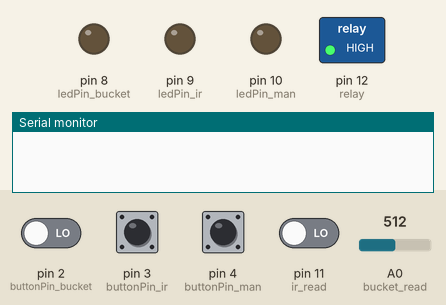
Simulated run of this sketch. Board: Arduino Uno, built with avr-gcc and run on an emulated ATmega328P. Shown: switched loads named in the sketch (green lamp = pin HIGH), output pins drawn as LEDs (lit = HIGH), the last lines printed to the serial monitor. The test bench sets the inputs (shaded band); at power-on: pin 2 (buttonPin_bucket), pin 3 (buttonPin_ir), pin 4 (buttonPin_man), pin 11 (ir_read) LOW, A0 (bucket_read) = 512. Pins used as bus, display or sensor lines are not drawn.

Above: at 1.2 s.
1.3 s: pin 3 (buttonPin_ir) driven HIGH
At 2.5 s:
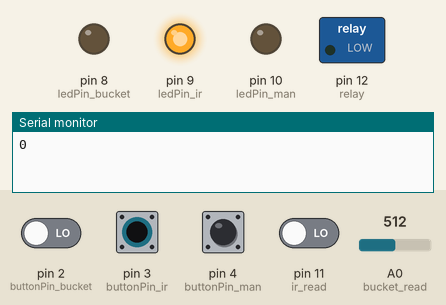
2.8 s: pin 11 (ir_read) driven HIGH
5.8 s: pin 11 (ir_read) driven LOW
At 6.7 s:
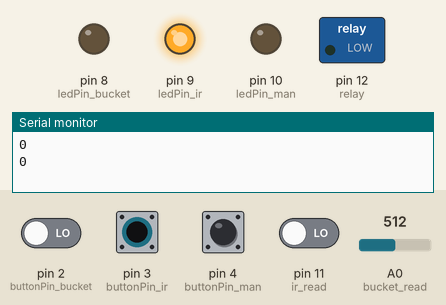
7.3 s: pin 2 (buttonPin_bucket) driven HIGH and pin 11 (ir_read) driven HIGH
10.3 s: pin 3 (buttonPin_ir) pulsed LOW 5 times (0.12 s each, 0.3 s apart)
At 12.9 s:
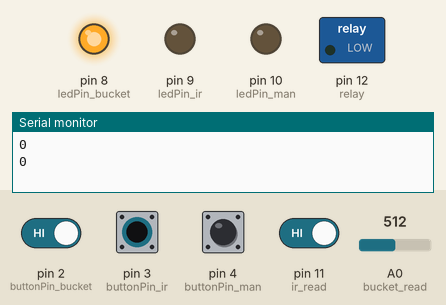
Timing chart, 0 to 14.3 s (numbered marks = the images above; inputs shaded):
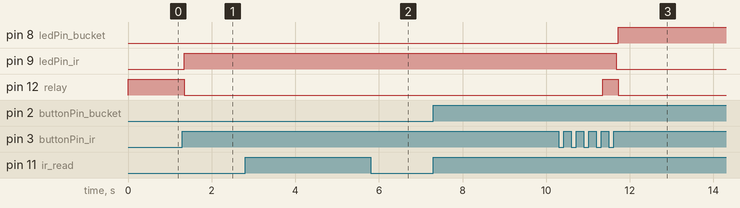

The sketch:

solenoid_valve_main.ino
```cpp
const int bucket_power = 7;
const int bucket_read = A0;

const int ir_read = 11;

const int relay = 12;
const int buttonPin_bucket = 2;
const int buttonPin_ir = 3;
const int buttonPin_man = 4;

const int ledPin_bucket = 8;
const int ledPin_ir = 9;
const int ledPin_man = 10;

int ledState_bucket = LOW;
int buttonState_bucket;
int lastbuttonState_bucket = LOW;
unsigned long lastDebounceTime_bucket = 0;
unsigned long debounceDelay_bucket = 50;

int ledState_ir = LOW;
int buttonState_ir;
int lastbuttonState_ir = LOW;
unsigned long lastDebounceTime_ir = 0;
unsigned long debounceDelay_ir = 50;

int ledState_man = LOW;
int buttonState_man;
int lastbuttonState_man = LOW;
unsigned long lastDebounceTime_man = 0;
unsigned long debounceDelay_man = 50;


void setup() {
  Serial.begin(9600);

  pinMode(relay, OUTPUT);
  digitalWrite(relay, HIGH);


  pinMode(bucket_power, OUTPUT);
  pinMode(bucket_read, INPUT);
  digitalWrite(bucket_power, HIGH);


  pinMode(buttonPin_bucket, INPUT);
  pinMode(ledPin_bucket, OUTPUT);
  digitalWrite(ledPin_bucket, ledState_bucket);

  pinMode(buttonPin_man, INPUT);
  pinMode(ledPin_man, OUTPUT);
  digitalWrite(ledPin_man, ledState_man);

  pinMode(buttonPin_ir, INPUT);
  pinMode(ledPin_ir, OUTPUT);
  digitalWrite(ledPin_ir, ledState_ir);

}

int is_filled()
{
  if(ledState_man)
  {
    digitalWrite(relay, HIGH);
    ledState_man = !ledState_man;
    digitalWrite(ledPin_man, ledState_man);
  }

  digitalWrite(relay, LOW);
  int filled = 0;
  int count = 0;

  while (count<100)
  {
    int a = analogRead(bucket_read);
    if(a>1000)
    {
      count ++;
    }
    else
    {
      count =0;
    }

    int reading_bucket = digitalRead(buttonPin_bucket);


    if (reading_bucket != lastbuttonState_bucket) {

      lastDebounceTime_bucket = millis();
    }

    if ((millis() - lastDebounceTime_bucket) > debounceDelay_bucket) {

      if (reading_bucket != buttonState_bucket) {
        buttonState_bucket = reading_bucket;


        if (buttonState_bucket == HIGH) {
          ledState_bucket = !ledState_bucket;
        }
      }
    }
    if (!ledState_bucket)
    {
      digitalWrite(relay, HIGH);
      digitalWrite(ledPin_bucket, ledState_bucket);
      return filled;
    }

    lastbuttonState_bucket = reading_bucket;


  }

  if (count >= 100)
  {
    filled = 1;
    digitalWrite(relay, HIGH);
  }
  return filled;
}

void ir_mode()
{
  if(ledState_man)
  {
    digitalWrite(relay, HIGH);
    ledState_man = !ledState_man;
    digitalWrite(ledPin_man, ledState_man);
  }
  int ir_value;
  while(true)
  {
    ir_value=digitalRead(ir_read);

    if(ir_value==0)
    {
      Serial.println(ir_value);
      digitalWrite(relay, LOW);
      delay(5000);
    }
    else
    {
    digitalWrite(relay, HIGH);
    }

      int reading_ir = digitalRead(buttonPin_ir);


      if (reading_ir != lastbuttonState_ir) {

        lastDebounceTime_ir = millis();
      }

      if ((millis() - lastDebounceTime_ir) > debounceDelay_ir) {

        if (reading_ir != buttonState_ir) {
          buttonState_ir = reading_ir;


          if (buttonState_ir == HIGH) {
            ledState_ir = !ledState_ir;
          }
        }
      }

        if (!ledState_ir)
        {
          digitalWrite(relay, HIGH);

          digitalWrite(ledPin_ir, ledState_ir);
          return;
        }


      lastbuttonState_ir = reading_ir;


  }

}
void loop() {

  int reading_bucket = digitalRead(buttonPin_bucket);


  if (reading_bucket != lastbuttonState_bucket) {

    lastDebounceTime_bucket = millis();
  }

  if ((millis() - lastDebounceTime_bucket) > debounceDelay_bucket) {

    if (reading_bucket != buttonState_bucket) {
      buttonState_bucket = reading_bucket;


      if (buttonState_bucket == HIGH) {
        ledState_bucket = !ledState_bucket;
      }
    }
  }

  if (ledState_bucket)
  {
    digitalWrite(ledPin_bucket, ledState_bucket);
    int filled = is_filled();
    if (filled)
    {
      ledState_bucket = !ledState_bucket;
      digitalWrite(ledPin_bucket, ledState_bucket);

    }

  }


  lastbuttonState_bucket = reading_bucket;


  ////////////////////////////////////////////////////////////////////


  int reading_man = digitalRead(buttonPin_man);


  if (reading_man != lastbuttonState_man) {

    lastDebounceTime_man = millis();
  }

  if ((millis() - lastDebounceTime_man) > debounceDelay_man) {

    if (reading_man != buttonState_man) {
      buttonState_man = reading_man;


      if (buttonState_man == HIGH) {
        ledState_man = !ledState_man;
      }
    }
  }
  digitalWrite(ledPin_man, ledState_man);
   if(ledState_man)
   {

      digitalWrite(relay, LOW);

   }
   else
   {
      digitalWrite(relay, HIGH);

   }


  lastbuttonState_man = reading_man;

  ////////////////////////////////////////////////////////////////////////////////////////


  int reading_ir = digitalRead(buttonPin_ir);


  if (reading_ir != lastbuttonState_ir) {

    lastDebounceTime_ir = millis();
  }

  if ((millis() - lastDebounceTime_ir) > debounceDelay_ir) {

    if (reading_ir != buttonState_ir) {
      buttonState_ir = reading_ir;


      if (buttonState_ir == HIGH) {
        ledState_ir = !ledState_ir;
      }
    }
  }


    digitalWrite(ledPin_ir, ledState_ir);
    if (ledState_ir)
    {
      ir_mode();
    }


  lastbuttonState_ir = reading_ir;

}
```

Measured:
- after the input at 1.3 s, pin 9 (ledPin_ir): LOW → HIGH after 0.05 s; pin 12 (relay): HIGH → LOW after 0.05 s
- after the input at 2.8 s, every drawn part: stays the same
- after the input at 5.8 s, pin 12 (relay): stays LOW (without the input it goes to HIGH after 0.55 s)
- after the input at 7.3 s, every drawn part: stays the same
- after the input at 10.3 s, pin 8 (ledPin_bucket): LOW → HIGH after 1.4 s; pin 9 (ledPin_ir): HIGH → LOW after 1.4 s
